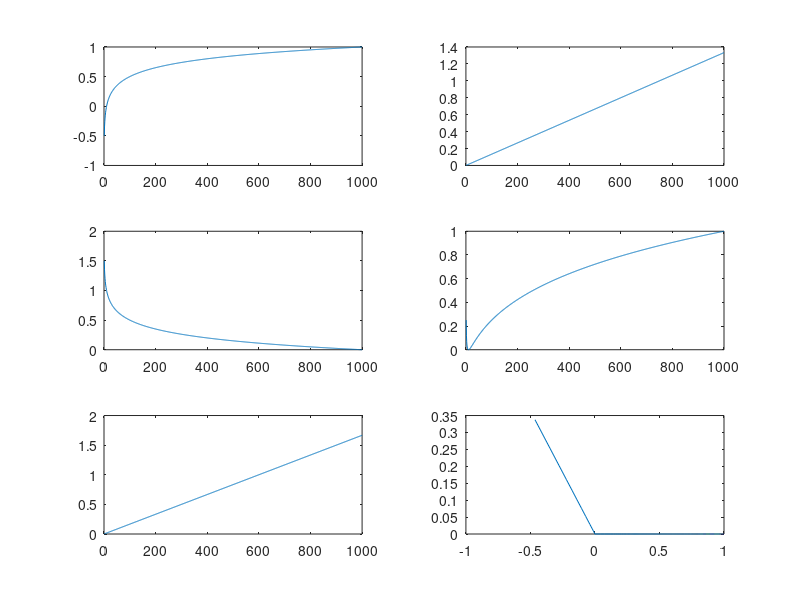

MATLAB code for this plot:
clc;
clear all;

x0=input('x0');
y0=input('y0');

x=0.1:0.1:100;
for i=1:1000
    a1(i)=(log10(x(i))/2);
end
subplot(3,2,1);
plot(a1);

x=.1:.1:100;
for i=1:1000
    b1(i)=1-(log10(x(i))/2);
end
subplot(3,2,3);
plot(b1);


x=.1:.1:100;
for i=1:1000
    if (x(i)<600)
        c1(i)=x(i)/60;
    else
        c1(i)=1;
    end
end
subplot(3,2,5);
plot(c1);

x=.1:.1:100;
for i=1:1000
    if (x(i)<750)
        a2(i)=x(i)/75;
    else
        a2(i)=1;
    end
end
subplot(3,2,2);
plot(a2);

x=.1:.1:100;
for i=1:1000
    b2(i)=(log10(x(i)))/2;
    b2(i)=b2(i)^2;
end
subplot(3,2,4);
plot(b2);


x=.1:.1:100;
for i=1:1000
    c2(i)=(log10(x(i)))/2;
    c2(i)=c2(i)^.8;
end
subplot(3,2,6);
plot(c2);

ax1=a1(x0*10)
bx1=b1(y0*10)
ax2=a2(x0*10)
bx2=b2(y0*10)

al1=min(ax1,bx1)
al2=min(ax2,bx2)

z1=floor(al1*60);
z2=floor(10^(2*(al2^(1/.8))));

Z=(al1*z1+al2*z2)/(al1+al2)